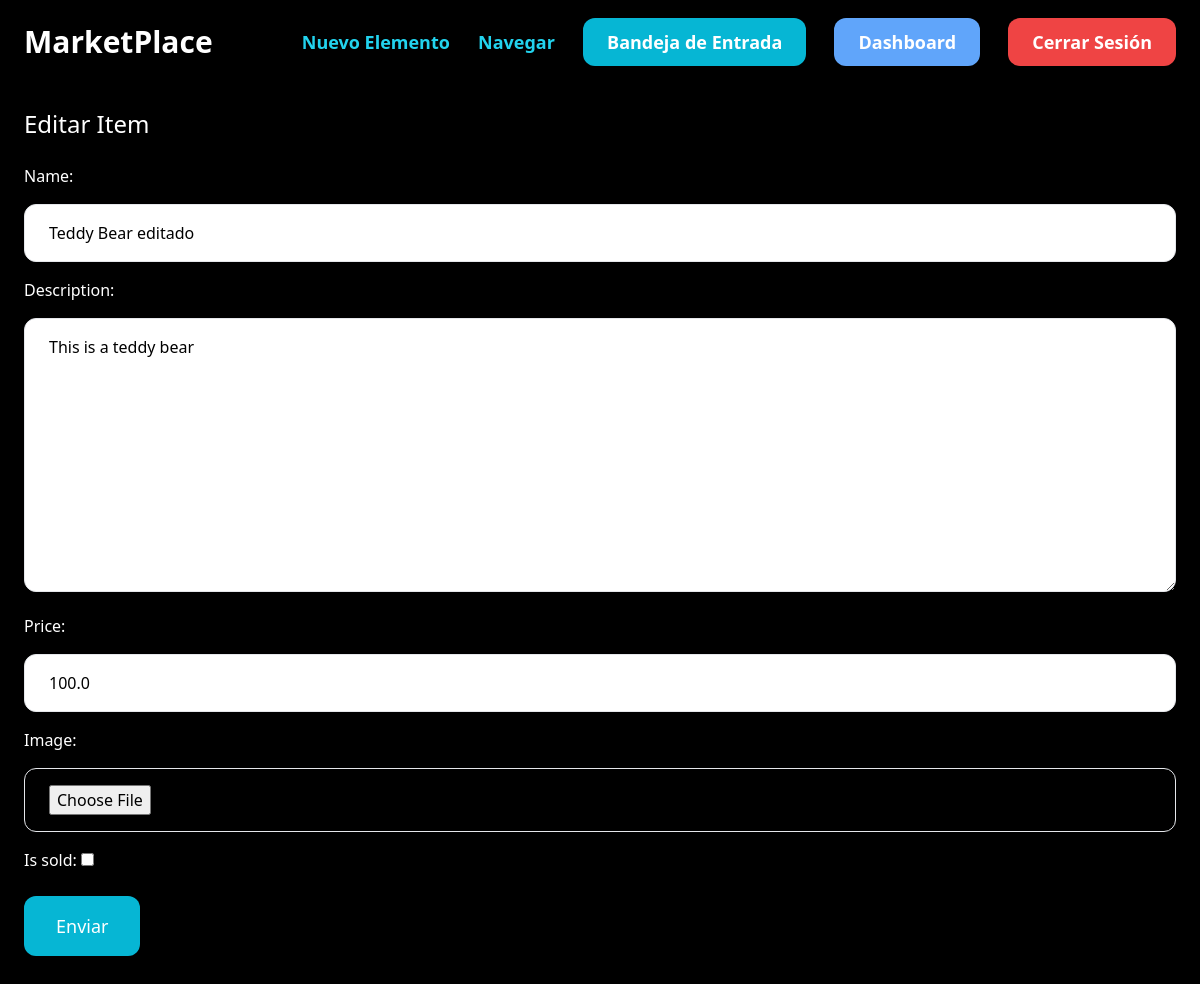
The page /items/1/edit/ (signed in) on the database its author committed.
### item/models.py (models this page shows, shortened)
class Item(models.Model):
    category = models.ForeignKey(Category, related_name='items', on_delete=models.CASCADE)
    name =  models.CharField(max_length=255)
    description = models.TextField(blank=True, null= True)
    price = models.FloatField()
    image = models.ImageField(upload_to='item-images', blank=True, null=True)
    is_sold = models.BooleanField(default=False)
    created_by = models.ForeignKey(User, related_name='items', on_delete=models.CASCADE)
    created_at = models.DateTimeField(auto_now_add=True)

### item/views.py (the view)
# urls.py: path('<int:pk>/edit/', views.edit, name='edit'),
@login_required
def edit(request, pk):
    item = get_object_or_404(Item, pk = pk, created_by = request.user)
    if request.method == 'POST':
        form = EditItemForm(request.POST, request.FILES, instance=item)
        if form.is_valid():
            form.save()
            return redirect('item:detail', pk=item.id)
    else:
        form = EditItemForm(instance=item)
    return render(request, 'item/form.html', {
        'form': form,
        'title': 'Editar Item',
    })

### item/forms.py
class EditItemForm(forms.ModelForm):
    class Meta:
        model = Item
        fields = ('name', 'description', 'price', 'image', 'is_sold')
        widgets = {
            'name': forms.TextInput(attrs={
                'class': INPUT_CLASSES
            }),
            'description': forms.Textarea(attrs={
                'class': INPUT_CLASSES
            }),
            'price': forms.TextInput(attrs={
                'class': INPUT_CLASSES
            }),
            'image': forms.FileInput(attrs={
                'class': INPUT_CLASSES
            }),
    }

### item/templates/item/form.html (shortened to what this page needs)
{% extends 'core/base.html' %}
{% block content %}
    <h1 class="mb-6 text-2xl text-white">{{title}}</h1>
    <form action="." method="post" enctype="multipart/form-data">
        <div class="space-y-4 text-white">
            {{form.as_p}}
        </div>
        <button class="transition duration-200 ease-in-out mt-6 py-4 px-8 text-lg bg-cyan-500 hover:bg-cyan-600 rounded-xl text-white">Enviar</button>
    </form>
{% endblock %}

### rows shown on the page
Item: name "Teddy Bear editado", description "This is a teddy bear", price "100.0"

### other values the page prints
{{ title }} "Editar Item"
